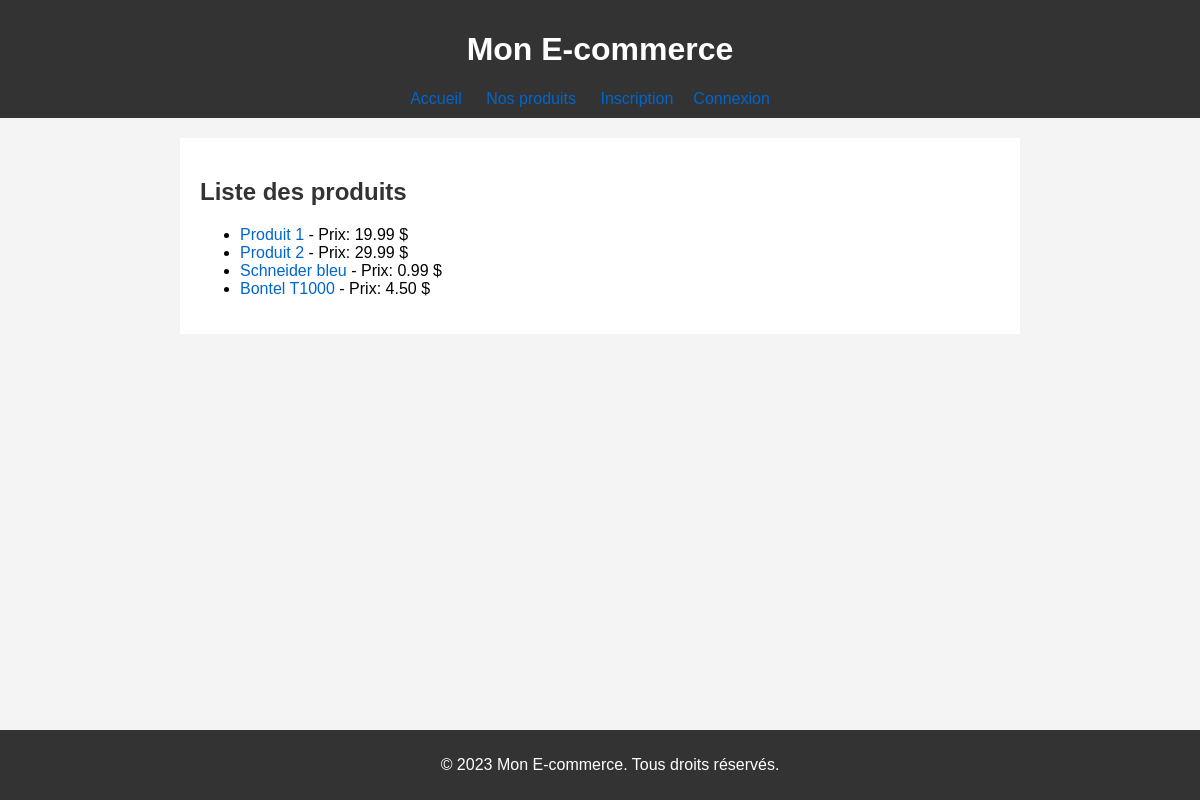
Page /products/product_list.php on the committed database.
### tables this page shows
CREATE TABLE `product` (
  `id` bigint(20) NOT NULL,
  `name` varchar(20) NOT NULL,
  `quantity` int(11) NOT NULL,
  `price` decimal(5,2) NOT NULL,
  `img_url` varchar(255) NOT NULL,
  `description` text NOT NULL
);

### functions.php (called while the page is built, shortened)
<?php
$conn = mysqli_connect('127.0.0.1', 'root', '', 'ecom1_project');
function getProducts()
{
    global $conn;
    $query = "SELECT * FROM product";
    $result = mysqli_query($conn, $query);
    $products = mysqli_fetch_all($result, MYSQLI_ASSOC);
    return $products;
}

### products/product_list.php (the view, shortened to what this page needs)
<?php
include '../functions.php';
$title = "Liste des produits";
include '../includes/header.php';
$products = getProducts();
?>
<h2><?php echo $title; ?></h2>
<?php if ($products && count($products) > 0) : ?>
    <ul>
        <?php foreach ($products as $product) : ?>
            <li>
                <a href="product_details.php?product_id=<?php echo $product['id']; ?>">
                    <?php echo $product['name']; ?>
                </a>
                - Prix: <?php echo $product['price']; ?> $
            </li>
        <?php endforeach; ?>
    </ul>
<?php else : ?>
    <p>Aucun produit disponible pour le moment.</p>
<?php endif; ?>
<?php include '../includes/footer.php'; ?>

### style/product_list.css (style rules this page uses)
body { font-family: 'Arial', sans-serif; background-color: #f4f4f4; margin: 0; padding: 0; }
h2, h3 { color: #333; }
a { color: #0066cc; text-decoration: none; }

### rows in the picture
product: name "Produit 1", price "19.99"
product: name "Produit 2", price "29.99"
product: name "Schneider bleu", price "0.99"
product: name "Bontel T1000", price "4.50"

### other values in the picture
$title "Liste des produits"
